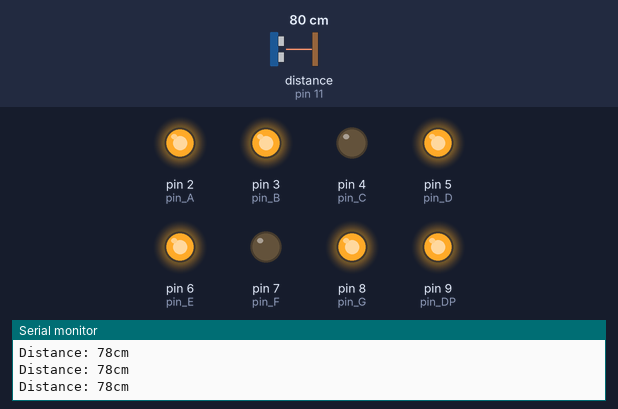
The sketch below on a simulated Arduino Uno, built with avr-gcc and run on an emulated ATmega328P. Parts: output pins drawn as LEDs (lit = HIGH), the last lines printed to the serial monitor. Wiring (inferred from the names in the program): ultrasonic range finder: trigger pin 12; echo pin 11. Inputs (shaded band) come from the test bench; at power-on: distance to the obstacle (sensor on pin 11) 80 cm. The echo pulse lasts 58.3 µs per cm; pins used as bus, display or sensor lines are not drawn.

Above: at 1.3 s.
1.4 s: distance to the obstacle (sensor on pin 11) set to 46 cm
2.9 s: distance to the obstacle (sensor on pin 11) set to 37 cm
At 3.9 s:
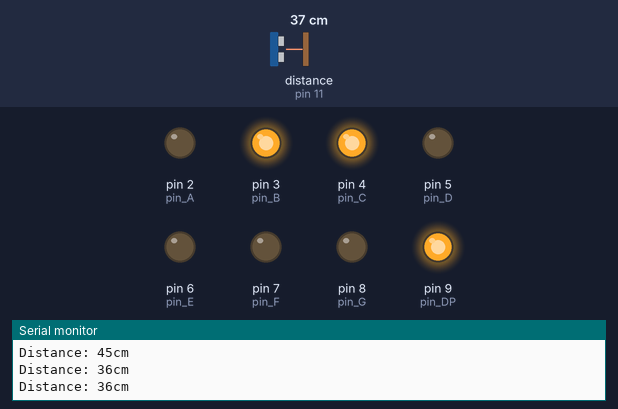
4.5 s: distance to the obstacle (sensor on pin 11) set to 24 cm
6.0 s: distance to the obstacle (sensor on pin 11) set to 19 cm
At 6.7 s:
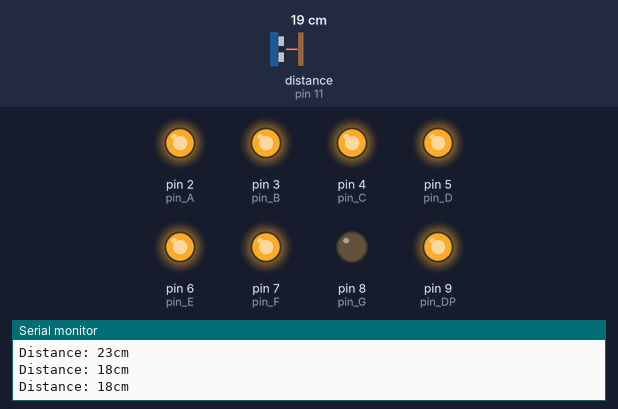
7.5 s: distance to the obstacle (sensor on pin 11) set to 35 cm
At 8.1 s:
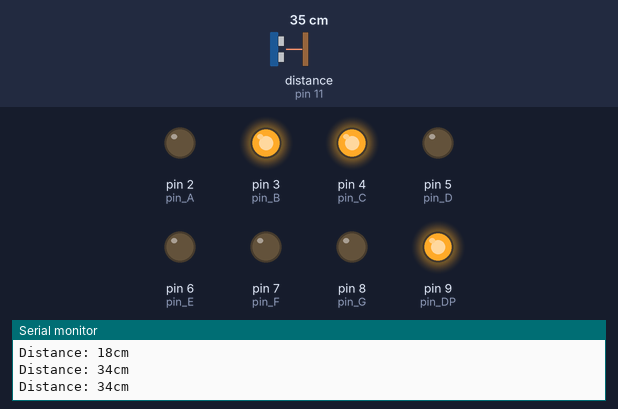
9.0 s: distance to the obstacle (sensor on pin 11) set to 2 cm
At 9.5 s:
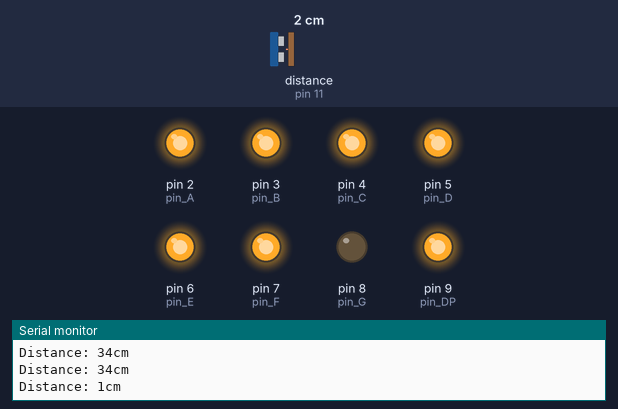
Timing chart, 0 to 11.5 s (numbered marks = the images above; inputs shaded):
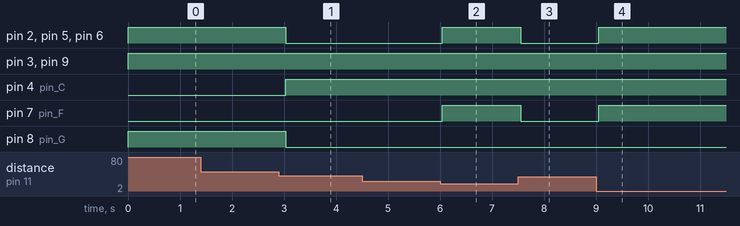

The sketch:

sketch_nov24h.ino
```cpp
#define pin_A 2
#define pin_B 3
#define pin_C 4
#define pin_D 5
#define pin_E 6
#define pin_F 7
#define pin_G 8
#define pin_DP 9

#define pin_Echo 11
#define pin_Trig 12
long duration;
long distance;

void setup() {
  Serial.begin(9600);
  pinMode(pin_A, OUTPUT);
  pinMode(pin_B, OUTPUT);
  pinMode(pin_C, OUTPUT);
  pinMode(pin_D, OUTPUT);
  pinMode(pin_E, OUTPUT);
  pinMode(pin_F, OUTPUT);
  pinMode(pin_G, OUTPUT);
  pinMode(pin_DP, OUTPUT);

  pinMode(pin_Trig, OUTPUT); //발신
  pinMode(pin_Echo, INPUT); //수신
}

void loop() {

  digitalWrite(pin_Trig, LOW);
  delayMicroseconds(2);
  digitalWrite(pin_Trig, HIGH);
  delayMicroseconds(10);
  digitalWrite(pin_Trig, LOW);
  duration = pulseIn(pin_Echo, HIGH);
  distance = duration * 340 * 100 / 1000000 / 2;

  if(distance >= 41) {
    Serial.print("Distance: ");
    Serial.print(distance);
    Serial.println("cm");
    FND(1, 1, 0, 1, 1, 0, 1, 1); //2
    delay(500);
  }
  else if(distance >= 21) {
    Serial.print("Distance: ");
    Serial.print(distance);
    Serial.println("cm");
    FND(0, 1, 1, 0, 0, 0, 0, 1); //1
    delay(500);
  }
  else {
    Serial.print("Distance: ");
    Serial.print(distance);
    Serial.println("cm");
    FND(1, 1, 1, 1, 1, 1, 0, 1); //0
    delay(500);
  }

}

void FND(int A, int B, int C, int D, int E, int F, int G, int DP) {
  digitalWrite(pin_A, A);
  digitalWrite(pin_B, B);
  digitalWrite(pin_C, C);
  digitalWrite(pin_D, D);
  digitalWrite(pin_E, E);
  digitalWrite(pin_F, F);
  digitalWrite(pin_G, G);
  digitalWrite(pin_DP, DP);
}
```

Measured:
- the behaviour switches between 42 and 41 cm on distance to the obstacle (sensor on pin 11) (found by bisection; images 0 and 1)
- the behaviour switches between 22 and 21 cm on distance to the obstacle (sensor on pin 11) (found by bisection; images 1 and 2)
- after the input at 2.9 s, pin 2 (pin_A), pin 5 (pin_D), pin 6 (pin_E), pin 8 (pin_G): HIGH → LOW after 0.13 s; pin 4 (pin_C): LOW → HIGH after 0.13 s
- after the input at 6.0 s, pin 2 (pin_A), pin 5 (pin_D), pin 6 (pin_E), pin 7 (pin_F): LOW → HIGH at once
- after the input at 7.5 s, pin 2 (pin_A), pin 5 (pin_D), pin 6 (pin_E), pin 7 (pin_F): HIGH → LOW after 0.05 s
- after the input at 9.0 s, pin 2 (pin_A), pin 5 (pin_D), pin 6 (pin_E), pin 7 (pin_F): LOW → HIGH after 0.06 s
